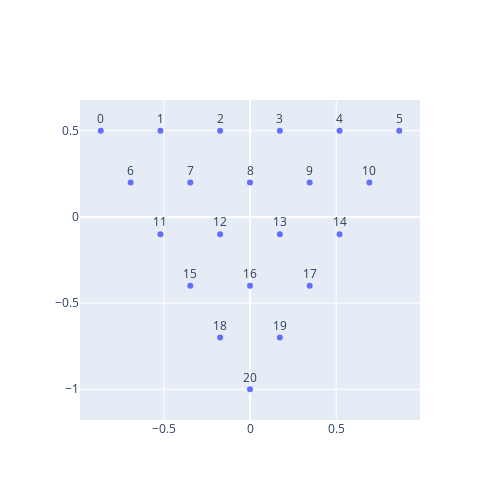
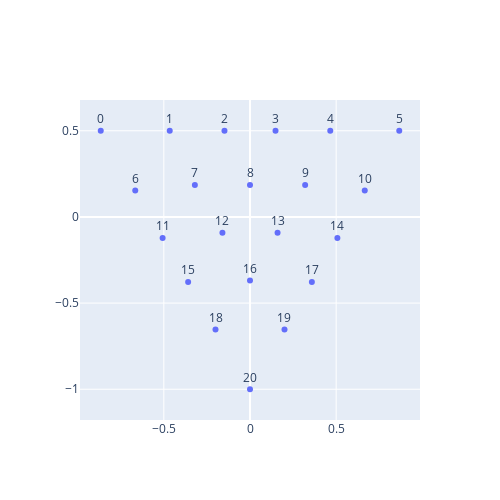

These figures' notebook cell, in order:
### Code cell
# Generate Points for triangle
triangle_coords = []
begin_points = list(zip(
    np.linspace(top_left_point[0], bottom_point[0], TRIANGLE_LENGTH + 1),
    np.linspace(top_left_point[1], bottom_point[1], TRIANGLE_LENGTH + 1))
)
end_points = list(zip(
    np.linspace(top_right_point[0], bottom_point[0], TRIANGLE_LENGTH + 1),
    np.linspace(top_right_point[1], bottom_point[1], TRIANGLE_LENGTH + 1))
)
for layer in range(TRIANGLE_LENGTH + 1):
    begin_point = begin_points[layer]
    end_point = end_points[layer]
    layer_points = list(zip(
        np.linspace(begin_point[0], end_point[0], TRIANGLE_LENGTH + 1 - layer),
        np.linspace(begin_point[1], end_point[1], TRIANGLE_LENGTH + 1 - layer))
    )
    triangle_coords += layer_points[::-1]

triangle_corner_points = [0, TRIANGLE_LENGTH, len(triangle_coords) - 1]

print(triangle_corner_points)

edge_key_1 = (triangle_corner_points[0], triangle_corner_points[1])
edge_key_2 = (triangle_corner_points[2], triangle_corner_points[0])
edge_key_3 = (triangle_corner_points[2], triangle_corner_points[1])

triangle_edge_points = {
    edge_key_1: [1],
    edge_key_2: [len(triangle_coords) - 3],
    edge_key_3: [len(triangle_coords) - 2]
}

for i in range(2, TRIANGLE_LENGTH):
    triangle_edge_points[edge_key_1].append(i)
    triangle_edge_points[edge_key_2].append(triangle_edge_points[edge_key_2][-1] - (i + 1))
    triangle_edge_points[edge_key_3].append(triangle_edge_points[edge_key_3][-1] - i)

print(triangle_edge_points)

show_2d_points(triangle_coords)

def equalize_triangle_points(coords, side_length):
    nu = (15*np.sqrt(3)/(4*np.pi)*(3*np.tan(np.pi/5)**2 - 1))**.5
    new_side_length = (9*np.tan(np.pi/5)**2 - 3)**.5
    ratio = new_side_length/side_length

    new_coords = coords.copy()

    # Shrink triangle to fit equal area shifting equation
    new_coords = [np.array([x*ratio, y*ratio]) for (x, y) in new_coords]

    for i in range(len(new_coords)):
        x, y = new_coords[i]

        if x == 0 and y == 0:
            new_coords[i] = np.array([x, y])
            continue
        
        # Get which section (out of the 6 60 deg sections) the point is on
        theta = np.arctan2(y, x)
        r = np.sqrt(x**2 + y**2)
        if theta < 0:
            theta = 2*np.pi+theta
        shifted = (theta + np.pi/6) % (2*np.pi)
        section = shifted//(np.pi/3)

        # Rotate sections onto section 0 and 1
        x = r*np.cos(theta - section//2*np.pi*2/3)
        y = r*np.sin(theta - section//2*np.pi*2/3)

        # Reflect sections onto section 1
        m = np.tan(np.pi/6)
        if section % 2 == 0:
            old_x = x
            old_y = y
            x = old_x*(1 - m**2)/(m**2 + 1) + old_y*(2*m)/(m**2 + 1)
            y = old_x*(2*m)/(m**2 + 1) + old_y*(m**2 - 1)/(m**2 + 1)
        
        # Perform equal area shifting on seciton one
        old_x = x
        old_y = y
        y = 0.5*np.sqrt(3*((1+np.sqrt(3)*np.tan((np.sqrt(3)*old_y**2)/(2*nu**2)))/(np.sqrt(3)-np.tan((np.sqrt(3)*old_y**2)/(2*nu**2))))**2 - 1)
        x = old_x*y*np.sqrt((1+y**2)/(old_y**2*(1+4*y**2)-old_x**2*y**2))

        # Undo reflection from section 1
        if section % 2 == 0:
            old_x = x
            old_y = y
            x = old_x*(1 - m**2)/(m**2 + 1) + old_y*(2*m)/(m**2 + 1)
            y = old_x*(2*m)/(m**2 + 1) + old_y*(m**2 - 1)/(m**2 + 1)

        # recalculate angle and radius
        theta = np.arctan2(y, x)
        r = np.sqrt(y**2 + x**2)
        if theta < 0:
            theta = 2*np.pi+theta

        # Undo rotation from sections 1 and 0
        x = r*np.cos(theta + section//2*np.pi*2/3)
        y = r*np.sin(theta + section//2*np.pi*2/3)

        new_coords[i] = np.array([x, y])

    # Return triangle to original size
    new_coords = [np.array([x/ratio, y/ratio]) for (x, y) in new_coords]
    
    return new_coords

new_coords = equalize_triangle_points(triangle_coords, abs(triangle_coords[0][0]*2))
show_2d_points(new_coords)

### Figure 1 — Plotly figure (JSON) as saved in the notebook; plotly's stock layout.template omitted (floating-point values rounded to 4 significant figures)
{"data": [{"hovertemplate": "x=%{x}<br>y=%{y}<br>text=%{text}<extra></extra>", "legendgroup": "", "marker": {"color": "#636efa", "symbol": "circle"}, "mode": "markers+text", "name": "", "orientation": "v", "showlegend": false, "text": [0, 1, 2, 3, 4, 5, 6, 7, 8, 9, 10, 11, 12, 13, 14, 15, 16, 17, 18, 19, 20], "textposition": "top center", "type": "scatter", "x": [-0.866, -0.5196, -0.1732, 0.1732, 0.5196, 0.866, -0.6928, -0.3464, 0, 0.3464, 0.6928, -0.5196, -0.1732, 0.1732, 0.5196, -0.3464, 0, 0.3464, -0.1732, 0.1732, 0], "xaxis": "x", "y": [0.5, 0.5, 0.5, 0.5, 0.5, 0.5, 0.2, 0.2, 0.2, 0.2, 0.2, -0.1, -0.1, -0.1, -0.1, -0.4, -0.4, -0.4, -0.7, -0.7, -1], "yaxis": "y"}], "layout": {"height": 500, "width": 500, "yaxis": {"scaleanchor": "x", "scaleratio": 1}}}

### Figure 2 — Plotly figure (JSON) as saved in the notebook; plotly's stock layout.template omitted (floating-point values rounded to 4 significant figures)
{"data": [{"hovertemplate": "x=%{x}<br>y=%{y}<br>text=%{text}<extra></extra>", "legendgroup": "", "marker": {"color": "#636efa", "symbol": "circle"}, "mode": "markers+text", "name": "", "orientation": "v", "showlegend": false, "text": [0, 1, 2, 3, 4, 5, 6, 7, 8, 9, 10, 11, 12, 13, 14, 15, 16, 17, 18, 19, 20], "textposition": "top center", "type": "scatter", "x": [-0.866, -0.4658, -0.1482, 0.1482, 0.4658, 0.866, -0.6659, -0.32, 5.656e-17, 0.32, 0.6659, -0.5071, -0.16, 0.16, 0.5071, -0.3589, -6.788e-17, 0.3589, -0.2001, 0.2001, -1.837e-16], "xaxis": "x", "y": [0.5, 0.5, 0.5, 0.5, 0.5, 0.5, 0.1534, 0.1848, 0.1848, 0.1848, 0.1534, -0.1217, -0.09238, -0.09238, -0.1217, -0.3783, -0.3695, -0.3783, -0.6534, -0.6534, -1.0], "yaxis": "y"}], "layout": {"height": 500, "width": 500, "yaxis": {"scaleanchor": "x", "scaleratio": 1}}}
